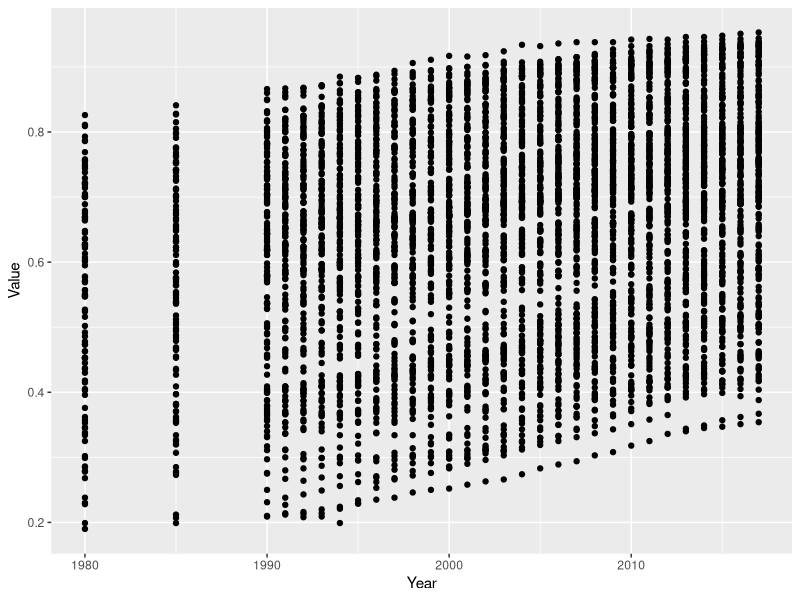

Reproduce this figure in R.
## ---- chunk 1
knitr::opts_chunk$set(echo = TRUE)
## ---- chunk 2
rm(list = ls())

library(dplyr)
library(ggplot2)
library(tidyverse)

hdi <- read.csv("human-development-index.csv")
## ---- chunk 3
hdi <- rename(hdi, "Country" = "Entity")
hdi <- rename(hdi, "Value" = "X..0.1..higher.values.are.better..")

norge <- hdi %>%
  filter(Country == "Norway")


## ---- chunk 4
ggplot(hdi, aes(x = Year, y = Value)) +
  geom_point()
## ---- chunk 5
#print test
print("Hello world")
## ---- chunk 6
print ("Test Marius")
## ---- chunk 7
print("test anndre")
